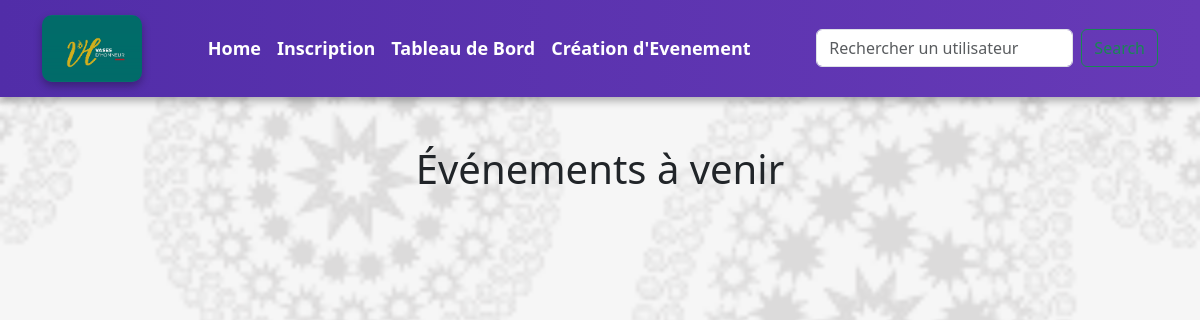
The app's page /, older data.
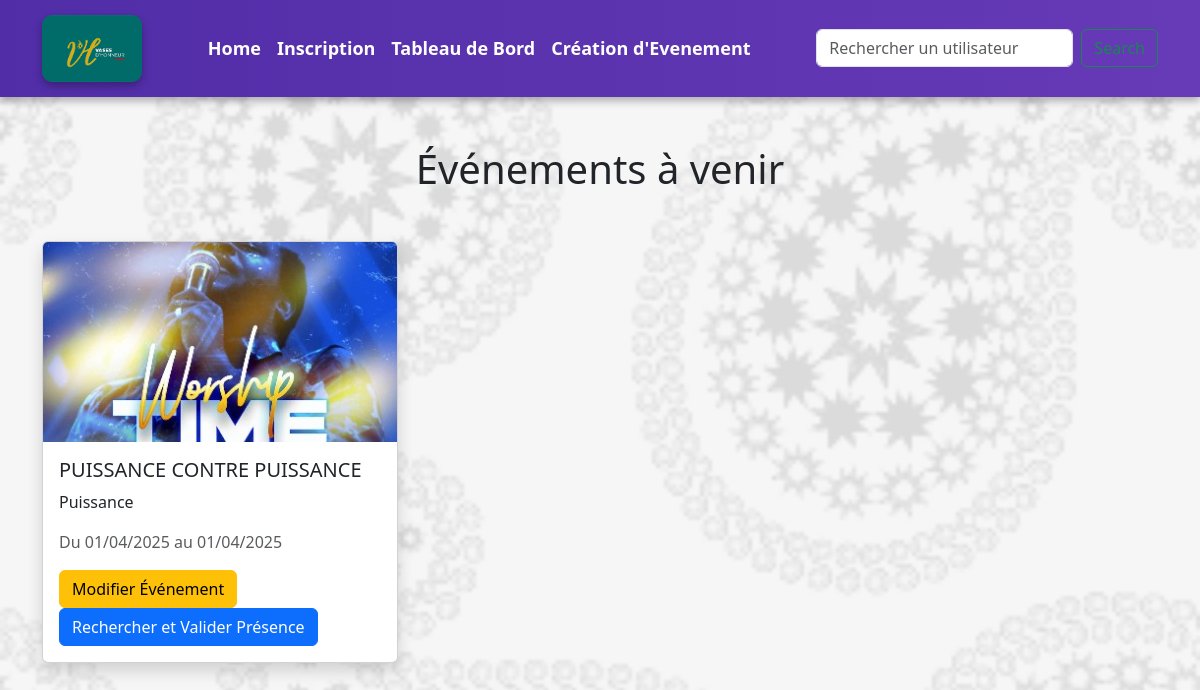
The same page, newer data.
### application/models.py (models this page shows, shortened)
class Evenement(models.Model):
    titre = models.CharField(max_length=200)
    description = models.TextField()
    date_debut = models.DateTimeField()
    date_fin = models.DateTimeField(blank=True, null=True)
    image = models.ImageField(null=True, blank=True, upload_to="images/")
    organisateur = models.CharField(max_length=250,blank=True, null=True)

### application/views.py (the view)
# urls.py: path("", views.home, name="home"),
def home(request):
    evenements = Evenement.objects.all()  # Récupère tous les événements de la base de données
    return render(request, "home.html", {"evenements": evenements})  # Passe les événements au template

### application/templates/home.html (shortened to what this page needs)
{% extends "base.html" %}
{% block content %}
<div class="container mt-5">
    <h1 class="text-center mb-5">Événements à venir</h1>
    <div class="row">
        {% for evenement in evenements %}
            <div class="col-md-4 mb-4">
                <div class="card shadow">
                    {% if evenement.image %}
                        <img src="{{ evenement.image.url }}" alt="Image de l'événement" class="card-img-top" style="max-height: 200px; object-fit: cover;">
                    {% endif %}
                    <div class="card-body">
                        <h5 class="card-title">{{ evenement.titre }}</h5>
                        <p class="card-text">{{ evenement.description }}</p>
                        <p class="card-text text-muted">Du {{ evenement.date_debut|date:"d/m/Y" }} au {{ evenement.date_fin|date:"d/m/Y" }}</p>
                        <a href="{% url 'modifier_evenement' evenement.id %}" class="btn btn-warning">Modifier Événement</a>
                        <a href="{% url 'rechercher_utilisateur' evenement.id %}" class="btn btn-primary">Rechercher et Valider Présence</a>
                    </div>
                </div>
            </div>
        {% endfor %}
    </div>
</div>
{% endblock %}

### application/templates/base.html (shortened to what this page needs)
{% load static %}
<!DOCTYPE html>
<html lang="fr">
<head>
    <link rel="stylesheet" href="{% static 'css/base.css' %}">
    <link href="https://cdn.jsdelivr.net/npm/bootstrap@5.3.0-alpha3/dist/css/bootstrap.min.css" rel="stylesheet">
</head>
<body>
    <nav class="navbar navbar-expand-lg" style="background-color: #ff5733; color: white;">
        <div class="container-fluid">
            <img src="{% static 'images/vaseHonneur.png' %}" class="logo-img" alt="My image" />
            <div class="collapse navbar-collapse" id="navbarNav">
                <ul class="navbar-nav mx-auto">
                    <li class="nav-item">
                        <a class="nav-link" href="{% url 'home' %}">Home</a>
                    </li>
                    <li class="nav-item">
                        <a class="nav-link" href="{% url 'inscription' %}">Inscription</a>
                    </li>
                    <li class="nav-item">
                        <a class="nav-link" href="{% url 'tableau_de_bord' %}">Tableau de Bord</a>
                    </li>
                    <li class="nav-item">
                        <a class="nav-link" href="{% url 'creer_evenement' %}">Création d'Evenement</a>
                    </li>
                </ul>
                <form class="d-flex" role="search" method="get" >
                    <input class="form-control me-2" type="search" name="q" placeholder="Rechercher un utilisateur" aria-label="Search">
                    <button class="btn btn-outline-success" type="submit">Search</button>
                </form>
            </div>
        </div>
    </nav>
    <main>
        {% block content %}{% endblock %}
    </main>
</body>
</html>

### application/static/css/base.css (style rules this page uses)
body { background: url('/static/img/paisley.png') no-repeat center center fixed; background-size: cover; font-family: "Arial", sans-serif; color: #333; margin: 0; padding: 0; }
input, select { width: 100%; padding: 10px; margin: 0; border: 1px solid #ccc; border-radius: 5px; font-size: 1em; box-sizing: border-box; }

### application/templates/base.html (style rules this page uses)
.logo-img { border-radius: 50%; width: 100px; height: 100px; display: flex; align-items: center; color: #d94e27; }
.navbar { background: linear-gradient(to right, #512DA8, #673AB7); color: white; padding: 15px 30px; box-shadow: 0px 4px 8px rgba(0, 0, 0, 0.3); }
.logo-img { width: 100px; height: auto; border-radius: 10px; box-shadow: 0px 4px 8px rgba(0, 0, 0, 0.3); }
.navbar-nav a { font-size: 18px; color: white; font-weight: bold; transition: 0.3s ease-in-out; }

Row changes from the older to the newer data that the page shows:
added Evenement: image (picture), titre "PUISSANCE CONTRE PUISSANCE", description "Puissance", date_debut "01/04/2025", date_fin "01/04/2025"
